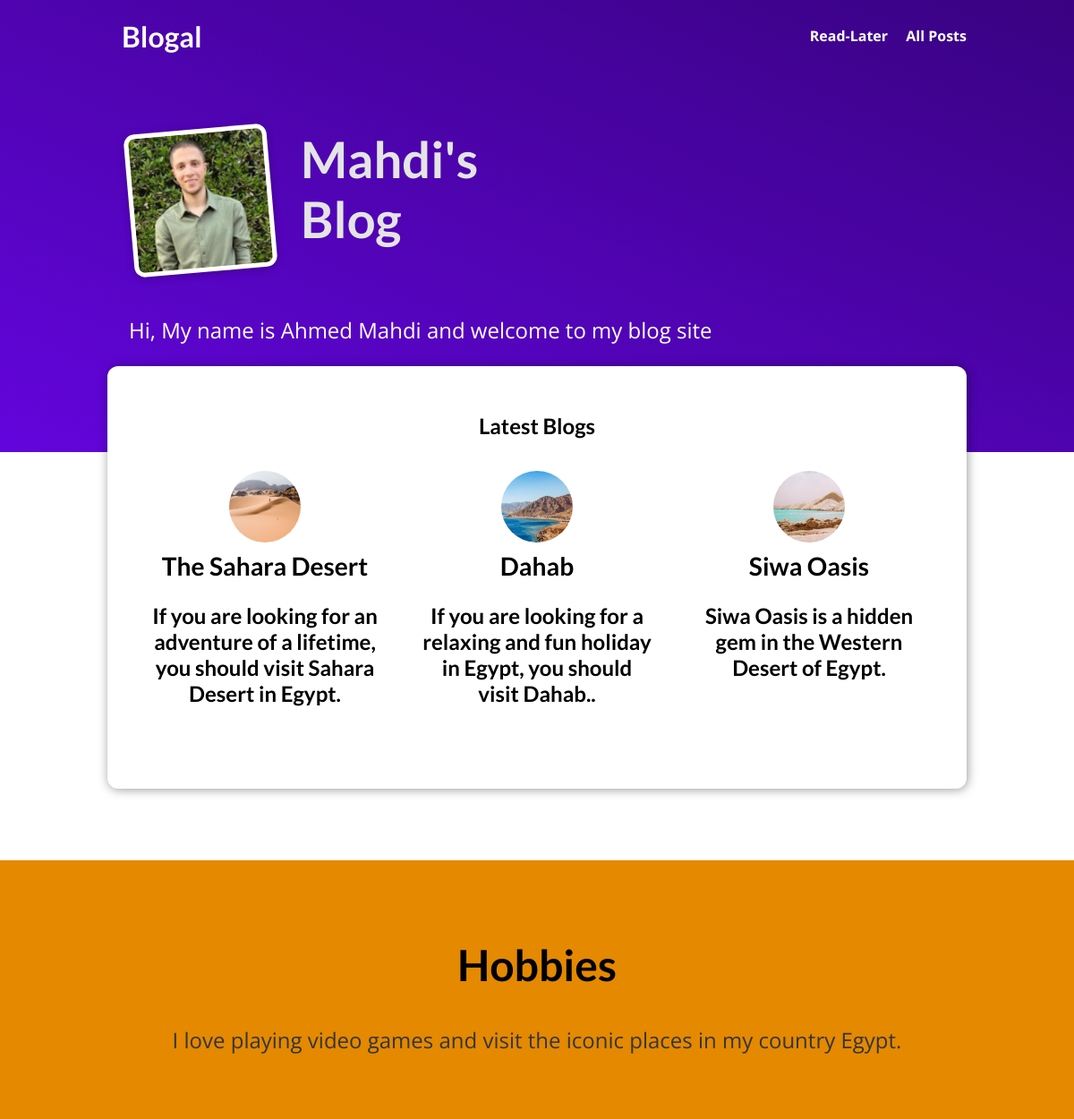
The page / on the database its author committed.
### blog/models.py (models this page shows, shortened)
class PostsModel(models.Model):
      titlee=models.CharField(max_length=50)
      author= models.ForeignKey(AuthorModel,on_delete=models.CASCADE, null=True)
      date= models.DateField()
      img=models.ImageField(upload_to='posts', null=True)
      slug=models.SlugField(unique=True, db_index=True)
      summary= models.CharField(max_length=200)
      content=models.TextField()
      tags=models.ManyToManyField(TagModel)

### blog/views.py (the view)
# urls.py: path('', views.HomeTemplateView.as_view(), name='home-page'),
class HomeTemplateView(TemplateView):
    template_name='blog/home.html'
    def get_context_data(self, **kwargs):
        sorted_posts=PostsModel.objects.all().order_by('-date')
        latest_three=sorted_posts[:3]
        context=super().get_context_data(**kwargs)
        context["latest_three"]= latest_three
        return context

### blog/templates/blog/home.html (shortened to what this page needs)
{% extends 'base.html' %}
{% load static %}
{%block css_files%}
<link rel='stylesheet'  href=" {% static 'blog/post.css' %}"/>
<link rel='stylesheet'  href=" {% static 'blog/home.css' %}"/> {%endblock%}
{%block body%}
<section id="welcome">
    <header>
        <img src="{% static 'blog/images/ahmed.jpg' %}" alt= 'Ahmed-The Blog Author'/>
        <h2>Mahdi's Blog</h2>
    </header>
    <p> Hi, My name is Ahmed Mahdi and welcome to my blog site</p>
</section>
<section id="latest-posts">
    <h2> Latest Blogs <h2>
        <ul>
            {%for post in latest_three%}
            {%include 'includes/post_detail_snippet.html'%}
            {%endfor%}
        </ul>
</section>
<section id="about">
    <h2> Hobbies </h2>
    <p> I love playing video games and visit the iconic places in my country Egypt.</p>
</section>
{%endblock%}

### blog/templates/includes/post_detail_snippet.html
    <li>
        <article class="post">
            <a href="{% url 'post-detail' post.slug %}">
                <img src="{{ post.img.url }}" alt= '{{post.slug}}' />
                <div class ="post__content">
                    <h3> {{post.titlee}}</h3>
                    <p> {{post.summary}} </p>
                </div>
            </a>
        </article>
    </li>

### static/app.css (style rules this page uses)
* { box-sizing: border-box; }
html { font-family: 'Open Sans', 'Lato', sans-serif; }
body { margin: 0; }
h1, h2, h3 { font-family: 'Lato', sans-serif; font-weight: bold; }

### blog/static/blog/post.css (style rules this page uses)
.post { display: flex; flex-direction: column; align-items: center; text-align: center; }
.post a { text-decoration: none; color: black; transition: all 0.2s ease; padding: 1rem; }
.post img { width: 5rem; height: 5rem; object-fit: cover; border-radius: 50%; }
.post h3 { margin: 0.25rem 0; }

### blog/static/blog/home.css (style rules this page uses)
#welcome { background: linear-gradient(to right top, #6305dd, #390281); padding: 6rem 12%; }
#welcome header { display: flex; align-items: flex-start; margin: 3rem auto; }
#welcome img { width: 10rem; height: 10rem; object-fit: cover; object-position: top; border: 5px solid white; border-radius: 12px; background-color: #ffe1bf; transform: rotateZ(-5deg); box-shadow: 0 2px 8px rgba(0, 0, 0, 0.25); }
#welcome h2 { font-size: 3.5rem; margin: 0 0 0 2rem; color: #e4e4e4; width: 10rem; }
#welcome p { color: white; font-size: 1.5rem; }
#latest-posts { background-color: white; padding: 2rem; border-radius: 12px; width: 60rem; margin: -6rem auto 2rem auto; box-shadow: 1px 1px 12px rgba(0, 0, 0, 0.4); }
#latest-posts h2 { text-align: center; }
#latest-posts ul { list-style: none; margin: 0; padding: 0; display: flex; gap: 1rem; }
#latest-posts li { flex: 1; }
#about { text-align: center; padding: 3rem; background-color: #e48900; margin-top: 5rem; }
#about h2 { font-size: 3rem; }
#about p { font-size: 1.5rem; color: #353535; }

### rows shown on the page
PostsModel: img (picture), titlee "The Sahara Desert", summary "If you are looking for an adventure of a lifetime, you should visit Sahara Desert in Egypt."
PostsModel: img (picture), titlee "Dahab", summary "If you are looking for a relaxing and fun holiday in Egypt, you should visit Dahab.."
PostsModel: img (picture), titlee "Siwa Oasis", summary "Siwa Oasis is a hidden gem in the Western Desert of Egypt."
